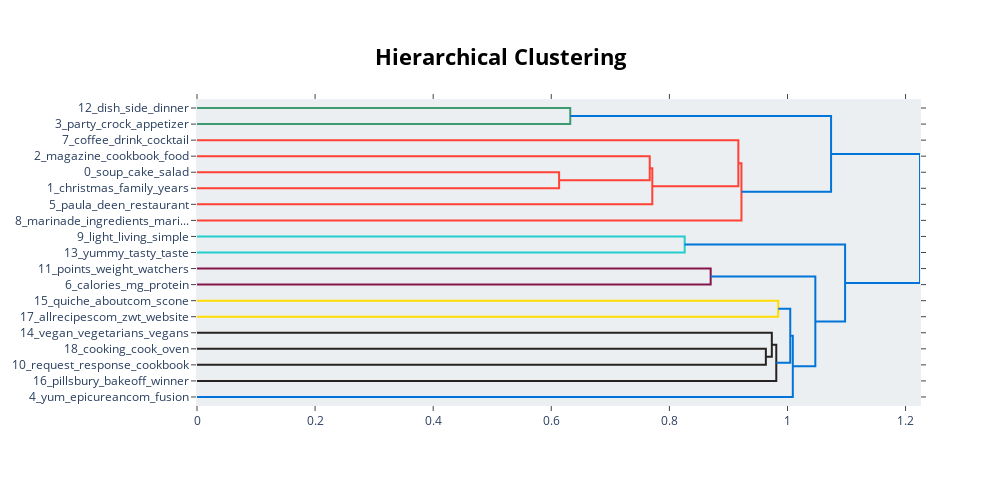

Notebook source saved alongside this figure:
### Code cell
# Visualisation des hiérarchies entre les topics
topic_model.visualize_hierarchy()

### Figure 1 — Plotly figure (JSON) as saved in the notebook; plotly's stock layout.template omitted (floating-point values rounded to 4 significant figures)
{"data": [{"hoverinfo": "text", "marker": {"color": "rgb(61,153,112)"}, "mode": "lines", "type": "scatter", "x": [0, 0.6321, 0.6321, 0], "xaxis": "x", "y": [-5, -5, -15, -15], "yaxis": "y"}, {"hoverinfo": "text", "marker": {"color": "rgb(255,65,54)"}, "mode": "lines", "type": "scatter", "x": [0, 0.6133, 0.6133, 0], "xaxis": "x", "y": [-45, -45, -55, -55], "yaxis": "y"}, {"hoverinfo": "text", "marker": {"color": "rgb(255,65,54)"}, "mode": "lines", "type": "scatter", "x": [0, 0.7667, 0.7667, 0.6133], "xaxis": "x", "y": [-35, -35, -50, -50], "yaxis": "y"}, {"hoverinfo": "text", "marker": {"color": "rgb(255,65,54)"}, "mode": "lines", "type": "scatter", "x": [0.7667, 0.7711, 0.7711, 0], "xaxis": "x", "y": [-42.5, -42.5, -65, -65], "yaxis": "y"}, {"hoverinfo": "text", "marker": {"color": "rgb(255,65,54)"}, "mode": "lines", "type": "scatter", "x": [0, 0.9168, 0.9168, 0.7711], "xaxis": "x", "y": [-25, -25, -53.75, -53.75], "yaxis": "y"}, {"hoverinfo": "text", "marker": {"color": "rgb(255,65,54)"}, "mode": "lines", "type": "scatter", "x": [0.9168, 0.9221, 0.9221, 0], "xaxis": "x", "y": [-39.38, -39.38, -75, -75], "yaxis": "y"}, {"hoverinfo": "text", "marker": {"color": "rgb(0,116,217)"}, "mode": "lines", "type": "scatter", "x": [0.6321, 1.074, 1.074, 0.9221], "xaxis": "x", "y": [-10, -10, -57.19, -57.19], "yaxis": "y"}, {"hoverinfo": "text", "marker": {"color": "rgb(35,205,205)"}, "mode": "lines", "type": "scatter", "x": [0, 0.8259, 0.8259, 0], "xaxis": "x", "y": [-85, -85, -95, -95], "yaxis": "y"}, {"hoverinfo": "text", "marker": {"color": "rgb(133,20,75)"}, "mode": "lines", "type": "scatter", "x": [0, 0.8699, 0.8699, 0], "xaxis": "x", "y": [-105, -105, -115, -115], "yaxis": "y"}, {"hoverinfo": "text", "marker": {"color": "rgb(255,220,0)"}, "mode": "lines", "type": "scatter", "x": [0, 0.9843, 0.9843, 0], "xaxis": "x", "y": [-125, -125, -135, -135], "yaxis": "y"}, {"hoverinfo": "text", "marker": {"color": "rgb(40,35,35)"}, "mode": "lines", "type": "scatter", "x": [0, 0.9634, 0.9634, 0], "xaxis": "x", "y": [-155, -155, -165, -165], "yaxis": "y"}, {"hoverinfo": "text", "marker": {"color": "rgb(40,35,35)"}, "mode": "lines", "type": "scatter", "x": [0, 0.9735, 0.9735, 0.9634], "xaxis": "x", "y": [-145, -145, -160, -160], "yaxis": "y"}, {"hoverinfo": "text", "marker": {"color": "rgb(40,35,35)"}, "mode": "lines", "type": "scatter", "x": [0.9735, 0.981, 0.981, 0], "xaxis": "x", "y": [-152.5, -152.5, -175, -175], "yaxis": "y"}, {"hoverinfo": "text", "marker": {"color": "rgb(0,116,217)"}, "mode": "lines", "type": "scatter", "x": [0.9843, 1.005, 1.005, 0.981], "xaxis": "x", "y": [-130, -130, -163.8, -163.8], "yaxis": "y"}, {"hoverinfo": "text", "marker": {"color": "rgb(0,116,217)"}, "mode": "lines", "type": "scatter", "x": [1.005, 1.009, 1.009, 0], "xaxis": "x", "y": [-146.9, -146.9, -185, -185], "yaxis": "y"}, {"hoverinfo": "text", "marker": {"color": "rgb(0,116,217)"}, "mode": "lines", "type": "scatter", "x": [0.8699, 1.047, 1.047, 1.009], "xaxis": "x", "y": [-110, -110, -165.9, -165.9], "yaxis": "y"}, {"hoverinfo": "text", "marker": {"color": "rgb(0,116,217)"}, "mode": "lines", "type": "scatter", "x": [0.8259, 1.098, 1.098, 1.047], "xaxis": "x", "y": [-90, -90, -138.0, -138.0], "yaxis": "y"}, {"hoverinfo": "text", "marker": {"color": "rgb(0,116,217)"}, "mode": "lines", "type": "scatter", "x": [1.074, 1.224, 1.224, 1.098], "xaxis": "x", "y": [-33.59, -33.59, -114.0, -114.0], "yaxis": "y"}], "layout": {"autosize": false, "height": 485, "hoverlabel": {"bgcolor": "white", "font": {"family": "Rockwell", "size": 16}}, "hovermode": "closest", "plot_bgcolor": "#ECEFF1", "showlegend": false, "title": {"font": {"color": "Black", "size": 22}, "text": "<b>Hierarchical Clustering</b>", "x": 0.5, "xanchor": "center", "yanchor": "top"}, "width": 1000, "xaxis": {"mirror": "allticks", "rangemode": "tozero", "showgrid": false, "showline": true, "showticklabels": true, "ticks": "outside", "type": "linear", "zeroline": false}, "yaxis": {"mirror": "allticks", "range": [-190, 0], "rangemode": "tozero", "showgrid": false, "showline": true, "showticklabels": true, "tickmode": "array", "ticks": "outside", "ticktext": ["12_dish_side_dinner", "3_party_crock_appetizer", "7_coffee_drink_cocktail", "2_magazine_cookbook_food", "0_soup_cake_salad", "1_christmas_family_years", "5_paula_deen_restaurant", "8_marinade_ingredients_mari...", "9_light_living_simple", "13_yummy_tasty_taste", "11_points_weight_watchers", "6_calories_mg_protein", "15_quiche_aboutcom_scone", "17_allrecipescom_zwt_website", "14_vegan_vegetarians_vegans", "18_cooking_cook_oven", "10_request_response_cookbook", "16_pillsbury_bakeoff_winner", "4_yum_epicureancom_fusion"], "tickvals": [-5, -15, -25, -35, -45, -55, -65, -75, -85, -95, -105, -115, -125, -135, -145, -155, -165, -175, -185], "type": "linear", "zeroline": false}}}
